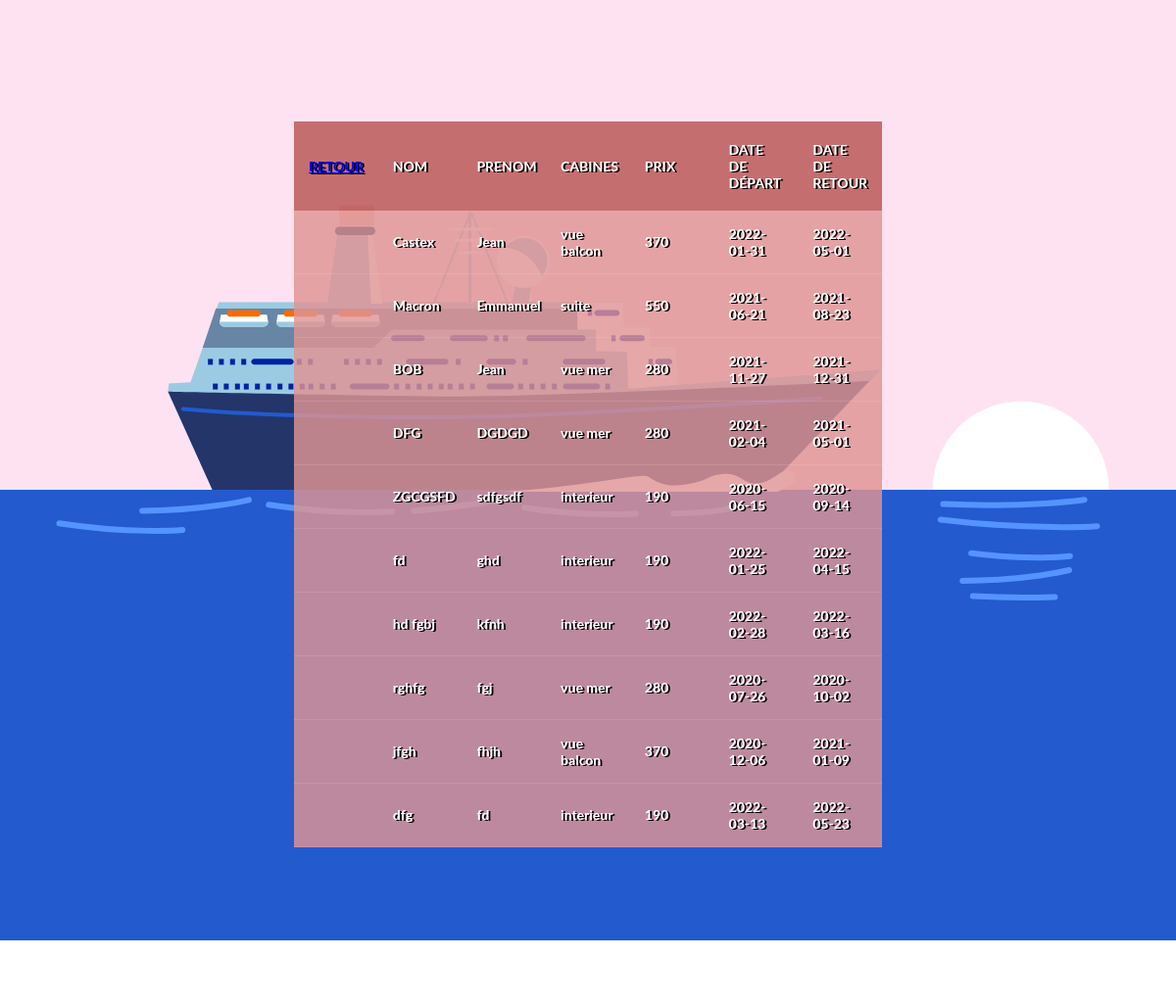
Before: /PHP/html/Clients/listReservationClients.php with the older database file.
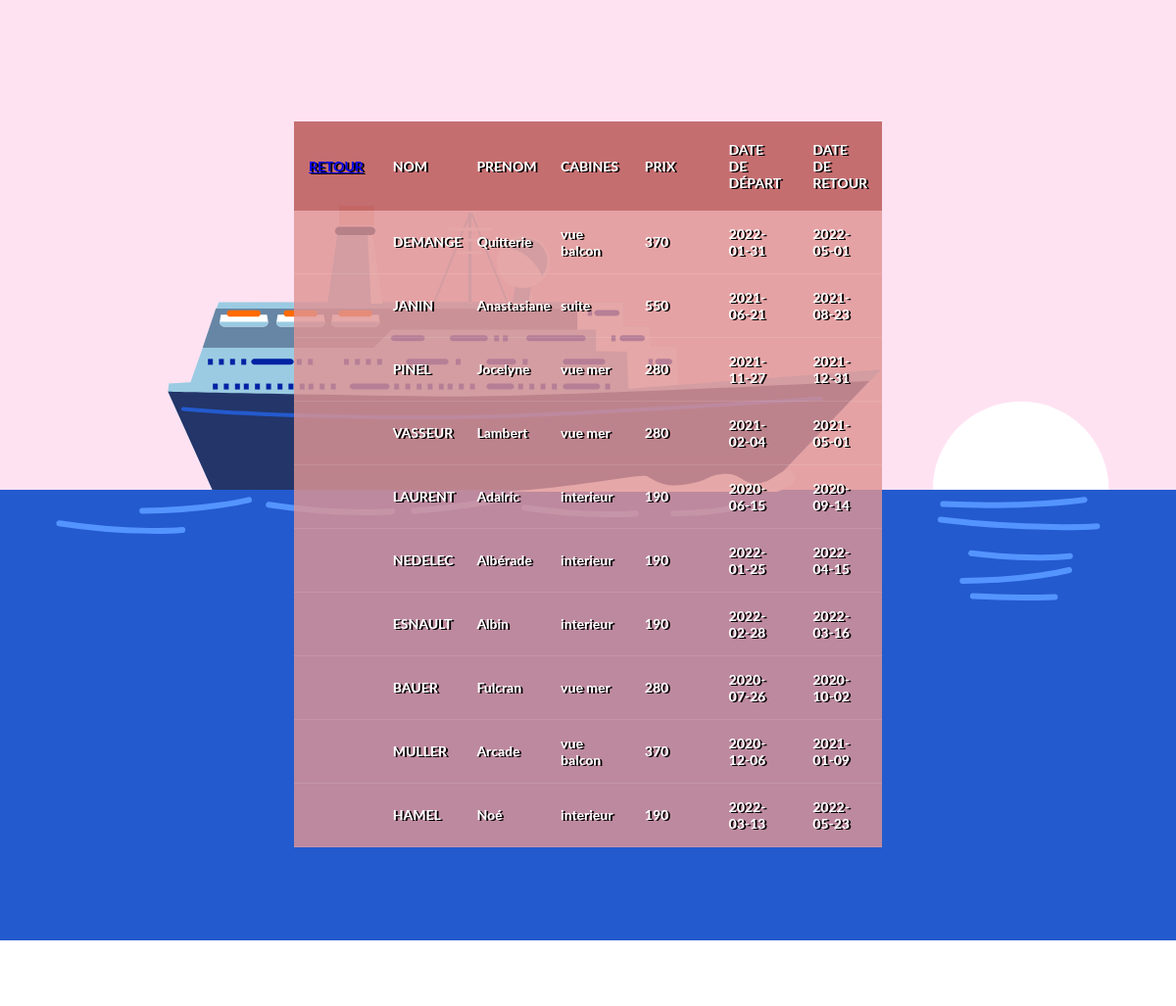
After: the same page with the newer database file.
### tables this page shows
CREATE TABLE Clients (
	id_client INTEGER not null,
	nom VARCHAR(30) not null,
	prenom VARCHAR(30) not null, 
	age INT not null, 
	sexe VARCHAR(5) not null CHECK (sexe = 'homme' or sexe = 'femme'),

	id_rang INT,

	CONSTRAINT pk_client primary key (id_client)

	CONSTRAINT fk_client
	FOREIGN KEY (id_rang) REFERENCES Rangs(id_rang)
	
);

CREATE TABLE Rangs(
	id_rang INTEGER not null,
	type_rang VARCHAR(20) not null CHECK (type_rang = 'interieur' OR type_rang ='vue mer' OR type_rang = 'vue balcon' OR type_rang = 'suite'),
	prix INT CHECK (prix > 0),

	CONSTRAINT pk_rang primary key (id_rang)


);

CREATE TABLE Reservations(
	id_reservation INTEGER not null,
	date_debut DATE not null,
	date_fin DATE not null CHECK (date_fin > date_debut),
	h_reservation TIME not null,

	id_client INTEGER,

	CONSTRAINT pk_reservation primary key (id_reservation)

	CONSTRAINT fk_reservation
	FOREIGN KEY (id_client) REFERENCES Clients(id_client)

);

### PHP/html/Clients/listReservationClients.php (the view, shortened to what this page needs)
<?php
    $pdo = new PDO('sqlite:../database/Projet_Croisiere.db');
    $statement = $pdo->query("SELECT * FROM vWListReservationClient");
?>
<!DOCTYPE html>
<html>
<head>
    <link rel="stylesheet" href="../../css/tables.css">
</head>
<body>
<div style="width:device-width; margin-top: -20%;">
</div>
    <h1>Liste réservation Par client</h1>
    <div class="tbl-header">
        <table cellpadding="0" cellspacing="0" border="0">
            <thead>
                <tr>
                    <th><a href="http://localhost:1234/html/main.html">Retour</a>
                    <th>Nom</th>
					<th>Prenom</th>
                    <th>Cabines</th>
                    <th>Prix</th>
					<th>Date de départ</th>
					<th>Date de retour</th>
                </tr>
                <?php
                    while($rows = $statement->fetch(PDO::FETCH_ASSOC)){
                ?>
                        <tr>
                            <td></td>
                            <td><?php echo $rows['nom'] ?></td>
                            <td><?php echo $rows['prenom'] ?></td>
                            <td><?php echo $rows['type_rang'] ?></td>
                            <td><?php echo $rows['prix'] ?></td>
                            <td><?php echo $rows['date_debut'] ?></td>
                            <td><?php echo $rows['date_fin'] ?></td>
                        </tr>
                <?php
                    }
                ?>
            </thead>
        </table>
    </div>
</body>
</html>

Changed rows visible on the page:
changed clients: nom "Castex" → "DEMANGE"; prenom "Jean" → "Quitterie"
changed clients "suite": nom "Macron" → "JANIN"; prenom "Emmanuel" → "Anastasiane"
changed clients: nom "BOB" → "PINEL"; prenom "Jean" → "Jocelyne"
changed clients: nom "DFG" → "VASSEUR"; prenom "DGDGD" → "Lambert"
changed clients: nom "ZGCGSFD" → "LAURENT"; prenom "sdfgsdf" → "Adalric"
changed clients: nom "fd" → "NEDELEC"; prenom "ghd" → "Albérade"
changed clients: nom "hd fgbj" → "ESNAULT"; prenom "kfnh" → "Albin"
changed clients: nom "rghfg" → "BAUER"; prenom "fgj" → "Fulcran"
changed clients: nom "jfgh" → "MULLER"; prenom "fhjh" → "Arcade"
changed clients: nom "dfg" → "HAMEL"; prenom "fd" → "Noé"
